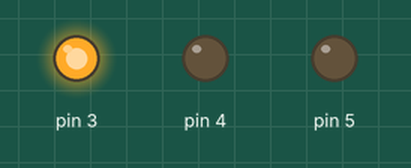
This sketch was run on a simulated Arduino Uno, built with avr-gcc and run on an emulated ATmega328P. On the bench: output pins drawn as LEDs (lit = HIGH).

Above: at 5.0 s.
At 10.5 s:
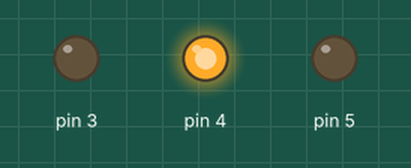
At 16.0 s:
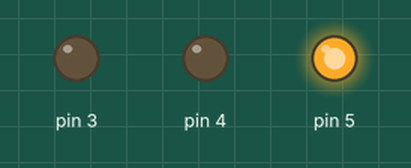
Timing chart, 0 to 27.3 s (numbered marks = the images above):
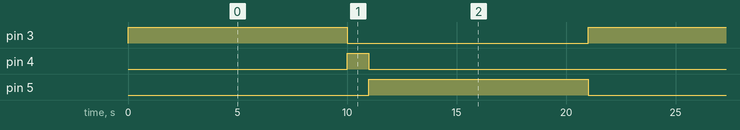

The sketch:

lesson_3_traffic_light_code.ino
```cpp
void setup() {
  // put your setup code here, to run once:
  pinMode(3,OUTPUT);
  pinMode(4,OUTPUT);
  pinMode(5,OUTPUT);
}

void loop() {
  // put your main code here, to run repeatedly:
  digitalWrite(3, HIGH);
  digitalWrite(4, LOW);
  digitalWrite(5, LOW);
  delay(10000);
  digitalWrite(3, LOW);
  digitalWrite(4, HIGH);
  digitalWrite(5, LOW);
  delay(1000);
  digitalWrite(3, LOW);
  digitalWrite(4, LOW);
  digitalWrite(5, HIGH);
  delay(10000);
}
```

Measured:
- by itself, pin 3, pin 5: alternates HIGH for 10.0 s and LOW for 11.0 s
- by itself, pin 4: alternates HIGH for 1.0 s and LOW for 20.0 s
- by itself, everything shown: repeats every 21.0 s, in 3 steps
